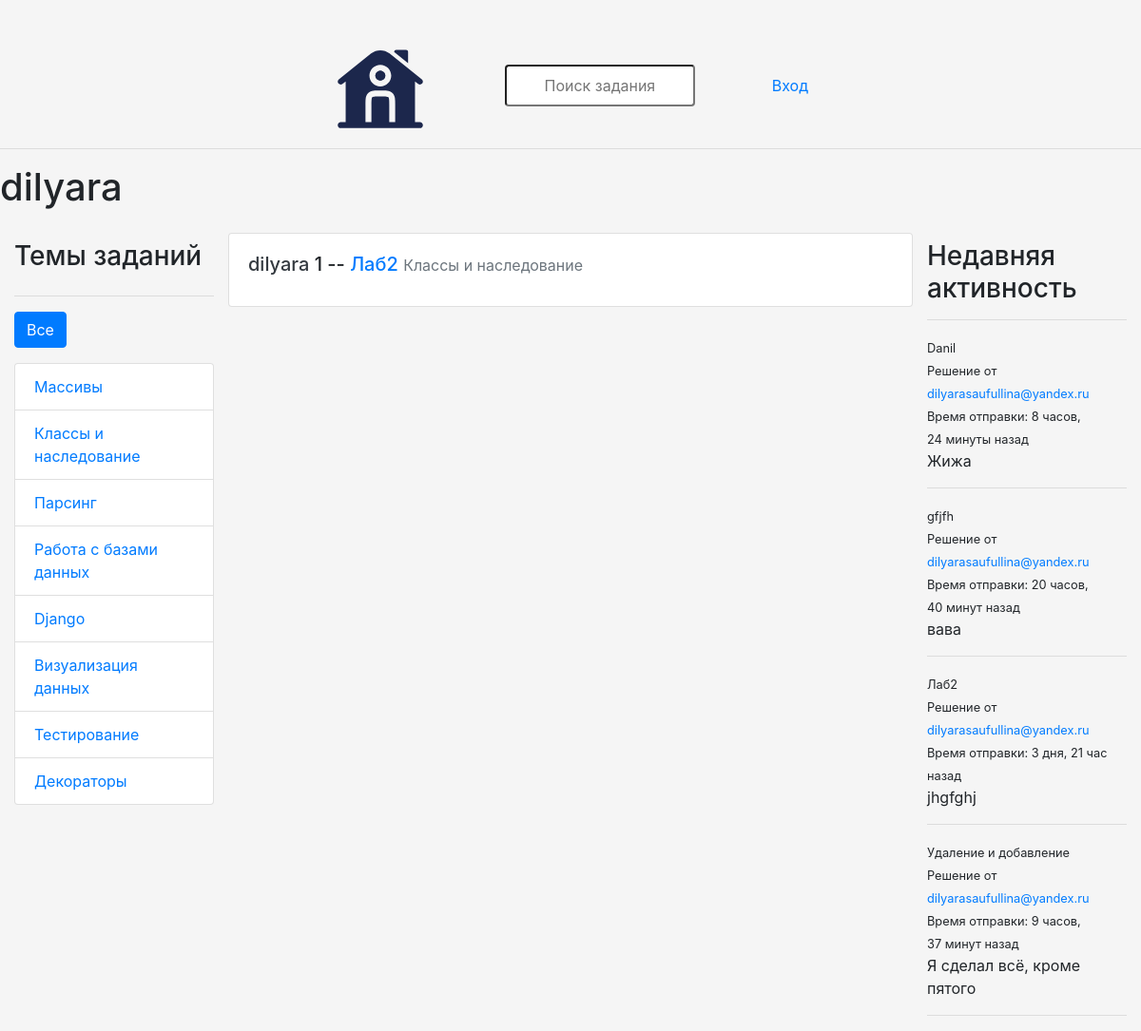
Page /profile/1/ on the committed database.
### base/models.py (models this page shows, shortened)
class User(AbstractUser):
    name = models.CharField(max_length=200, null=True)
    email = models.EmailField(unique=True, null=True)
    bio = models.TextField(null=True)
    ROLE_CHOICES = [
        ('admin', 'Admin'),
        ('user', 'User'),
    ]
    role = models.CharField(max_length=5, choices=ROLE_CHOICES, default='user')
    avatar = models.ImageField(null=True, default='avatar.svg')
    USERNAME_FIELD = 'email'
    REQUIRED_FIELDS = []

class Topic(models.Model):
    name = models.CharField(max_length = 200)

class Task(models.Model):
    host = models.ForeignKey(User, on_delete = models.SET_NULL, null = True)
    topic = models.ForeignKey(Topic, on_delete = models.SET_NULL, null = True)
    name = models.CharField(max_length = 200)
    description = models.TextField(null = True, blank = True)
    participants = models.ManyToManyField(User, related_name = 'participants', blank = True)
    updated = models.DateTimeField(auto_now = True)
    created = models.DateTimeField(auto_now_add = True)
    class Meta:
        ordering=['-updated','-created']
    def __str__(self):
        return self.name

class Message(models.Model):
    user = models.ForeignKey(User, on_delete=models.CASCADE)
    task = models.ForeignKey(Task, on_delete=models.CASCADE)
    body = models.TextField()
    attachment = models.FileField(upload_to='message_files/', null=True, blank=True)
    updated = models.DateTimeField(auto_now=True)
    created = models.DateTimeField(auto_now_add=True)
    class Meta:
        ordering = ['-updated','-created']
    def __str__(self):
        return self.body[0:50]

### base/views.py (the view)
# urls.py: path('profile/<str:pk>/', views.userProfile, name="user-profile"),
def userProfile(request, pk):
    user = User.objects.get(id = pk)
    tasks = user.task_set.all()
    task_messages = user.message_set.all()
    topics = Topic.objects.all()
    context = {'user': user, 'tasks': tasks,
               'task_messages': task_messages, 'topics': topics}
    return render(request, 'base/profile.html', context)

### base/templates/base/profile.html (shortened to what this page needs)
{% extends 'main.html' %}
{% block content %}
<h1>{{user.username}}</h1>
<div class="profile-container">
    <div>
        {% include 'base/topics_component.html' %}
    </div>
    <div>
        {% include 'base/feed_component.html' %}
    </div>
    <div>
        {% include 'base/activity_component.html' %}
    </div>
</div>
{% endblock content %}

### base/templates/base/topics_component.html
<div class="container mt-4">
    <h3 class="mb-4">Темы заданий</h3>
    <hr>
    <div class="d-flex justify-content-between mb-3">
        <a href="{% url 'home' %}" class="btn btn-primary">Все</a>
    </div>
    <ul class="list-group">
        {% for topic in topics %}
          <li class="list-group-item {% if topic.name == selected_topic %}active{% endif %}">
            <a href="{% url 'home' %}?q={{ topic.name }}" class="stretched-link">
              {{ topic.name }}
            </a>
          </li>
        {% endfor %}
      </ul>
</div>

### base/templates/base/feed_component.html (shortened to what this page needs)
{% for task in tasks %}
  <div class="card mt-3">
    <div class="card-body d-flex justify-content-between">
      <h5 class="card-title">
        <a href="{% url 'user-profile' task.host.id %}" class="text-dark">{{ task.host.username }}</a>
        {{ task.id }} -- <a href="{% url 'task' task.id %}" class="text-primary">{{ task.name }}</a>
        <small class="text-muted">{{ task.topic.name }}</small>
      </h5>
    </div>
  </div>
{% endfor %}

### base/templates/base/activity_component.html (shortened to what this page needs)
<div class="container mt-4">
<h3>Недавняя активность</h3>
<hr>
{% if task_messages %}
    {% for message in task_messages %}
        <div>
            <small >{{message.task}}</small>
            <small>Решение от <a href="{% url 'user-profile' message.user.id %}">{{message.user}}</a></small>
            <small >Время отправки: {{message.created|timesince}} назад</small>
            <p>{{message}}</p>
            <hr>
        </div>
    {% endfor %}
{% else %}
    <p>Никто ничего не выложил</p>
{% endif %}
    </div>

### static/styles/main.css (style rules this page uses)
.body { background-color: whitesmoke; }

### base/templates/base/profile.html (style rules this page uses)
.profile-container { display: grid; grid-template-columns: 1fr 3fr 1fr; }

### rows in the picture
User: username "dilyara"
Topic: name "Массивы"
Topic: name "Классы и наследование"
Topic: name "Парсинг"
Topic: name "Работа с базами данных"
Topic: name "Django"
Topic: name "Визуализация данных"
Topic: name "Тестирование"
Topic: name "Декораторы"
Task: host.username "dilyara", id "1", name "Лаб2", topic.name "Классы и наследование"
Message: task "Danil", user "dilyarasaufullina@yandex.ru", created "8 часов, 24 минуты", body "Жижа"
Message: task "gfjfh", user "dilyarasaufullina@yandex.ru", created "20 часов, 40 минут", body "вава"
Message: task "Лаб2", user "dilyarasaufullina@yandex.ru", created "3 дня, 21 час", body "jhgfghj"
Message: task "Удаление и добавление", user "dilyarasaufullina@yandex.ru", created "9 часов, 37 минут", body "Я сделал всё, кроме пятого"
